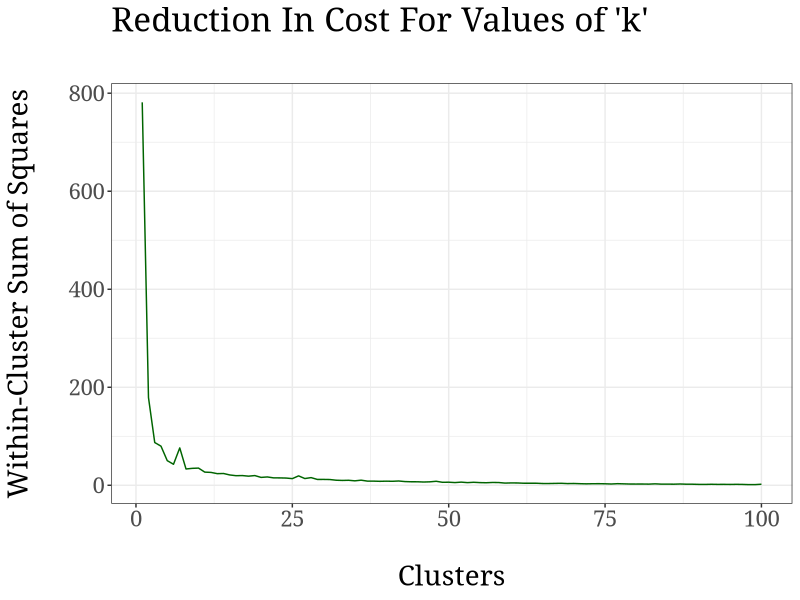
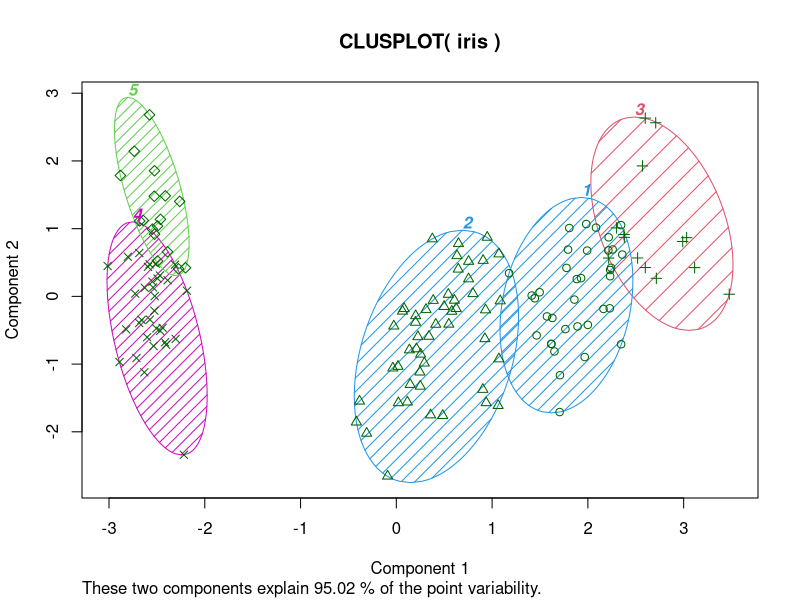

Write R code to recreate these figures, in order.
rm(list = ls())


#loading libraries
library(cluster)
library(ggplot2)


#loading datasets
data(iris)
iris$Species <- as.numeric(iris$Species)
iris


#elbow method to find number of clusters
cost_df <- data.frame()
for(i in 1:100)
{
  kmeans <- kmeans(x = iris, centers = i, iter.max = 50)
  cost_df <- rbind(cost_df, cbind(i, kmeans$tot.withinss))
}
names(cost_df) <- c("cluster", "cost")
ggplot(data = cost_df, aes(x = cluster, y = cost, group = 1)) +
  theme_bw(base_family = "Garamond") +
  geom_line(color = "darkgreen") + 
  theme(text = element_text(size = 20))+
  ggtitle("Reduction In Cost For Values of 'k'\n") +
  xlab("\nClusters") +
  ylab("Within-Cluster Sum of Squares\n")


#applying kmeans
kmeans <- kmeans(x = iris, centers = 5)


#plotting clusters
clusplot(iris, kmeans$cluster, color = TRUE, shade = TRUE, lines = 0, labels = 4)
